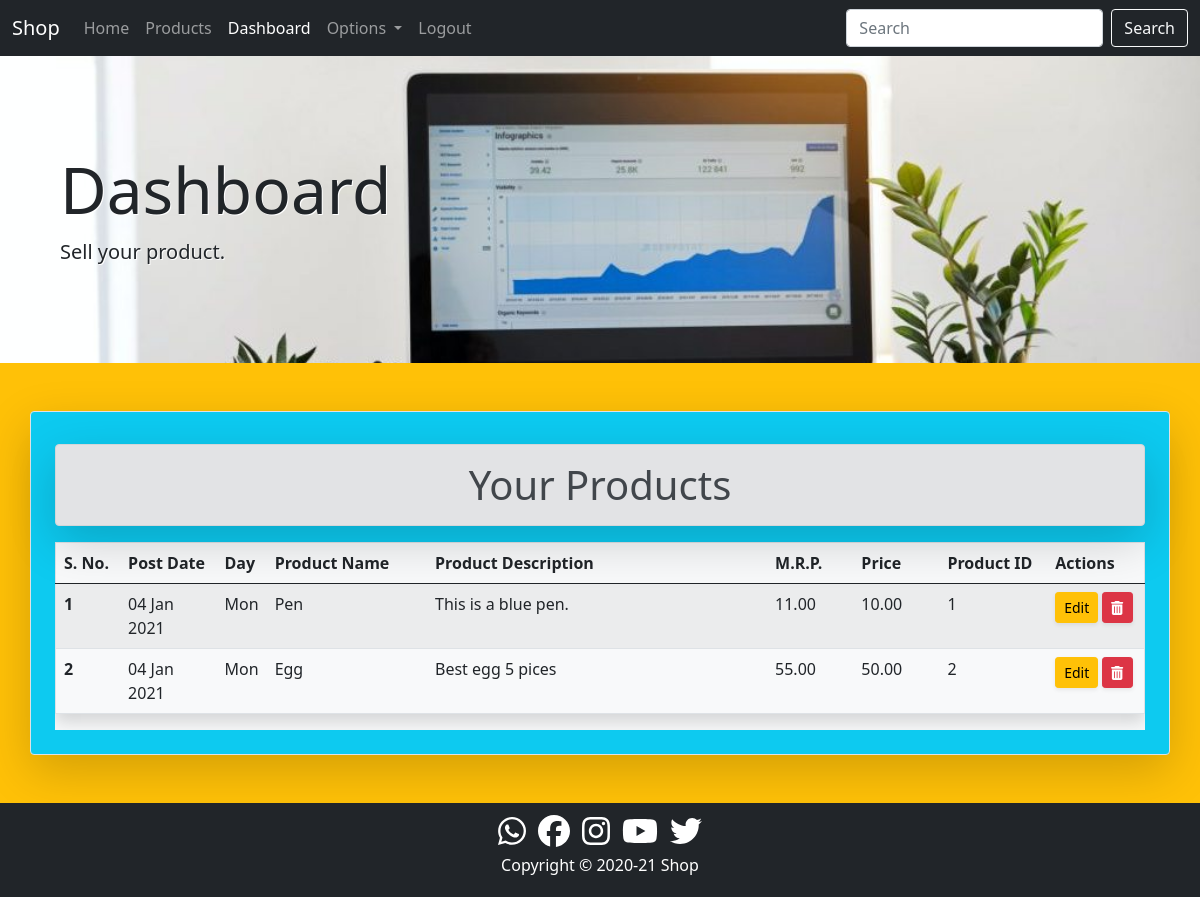
The app's page /dashboard/ (signed in), older data.
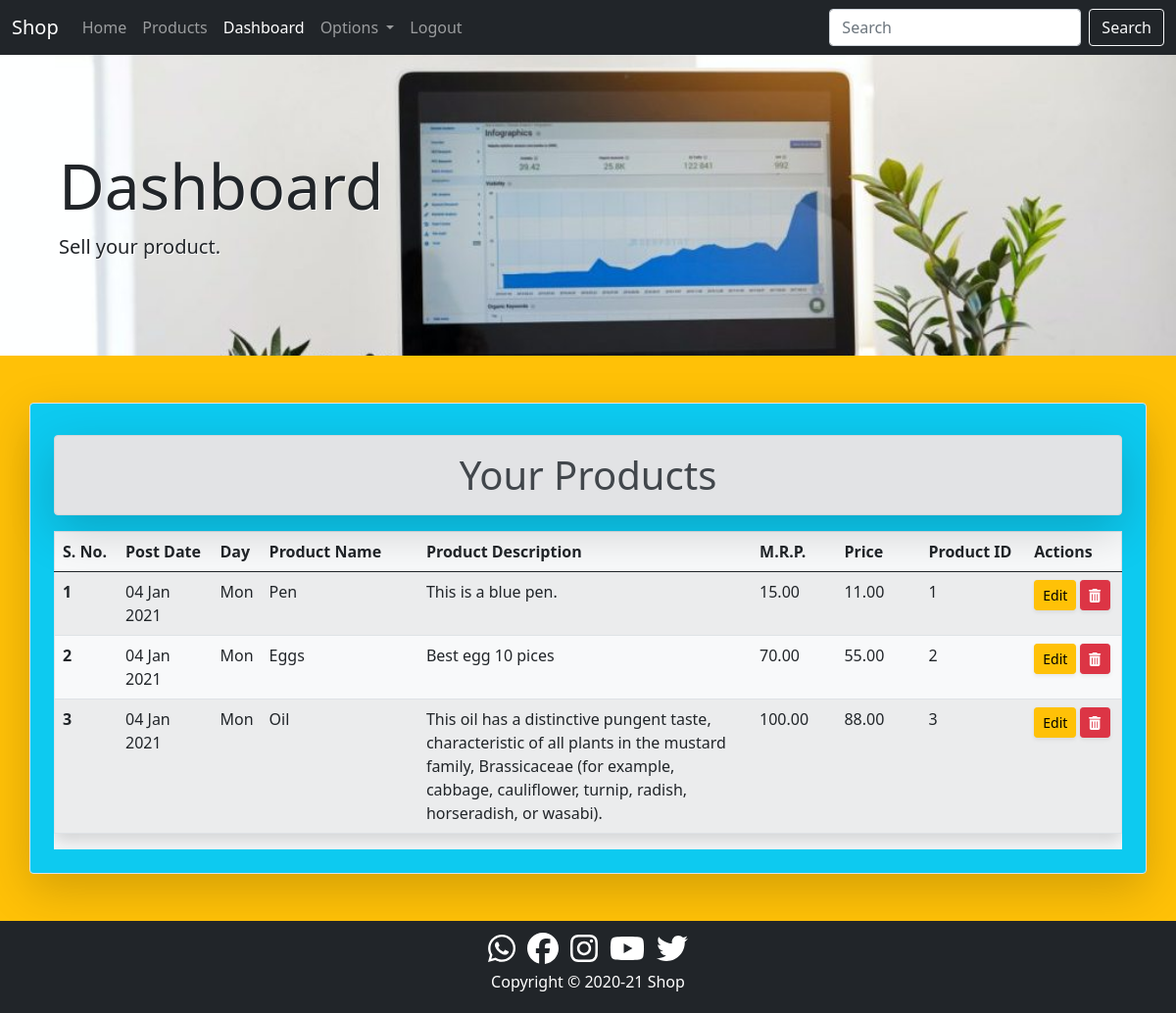
The same page, newer data.
### product/models.py (models this page shows, shortened)
class Product(models.Model):
    seller=models.ForeignKey(User,on_delete=models.CASCADE)
    title=models.CharField(max_length=50)
    date=models.DateField()
    description=models.TextField(max_length=500)
    mrp=models.DecimalField(decimal_places=2,max_digits=7)
    selling_price=models.DecimalField(decimal_places=2,max_digits=10)
    location=models.CharField(max_length=50)

### core/views.py (the view)
# urls.py: path('dashboard/', views.DashboardView.as_view(),name='dashboard'),
@method_decorator(user_passes_test(lambda u: Group.objects.get(name='seller') in u.groups.all()),name='dispatch')
class DashboardView(ListView):
    model=Product
    template_name='core/dashboard.html'
    context_object_name='products'
    def get_queryset(self):
        return Product.objects.filter(seller=self.request.user)
    def get_context_data(self, **kwargs):
        context=super().get_context_data(**kwargs)
        context['dashboard_active']='active'
        context['dashboard_disabled']='disabled'
        return context

### core/templates/core/dashboard.html (shortened to what this page needs)
{% extends 'core/base.html' %}
{% block content %}
<div class="container-fluid p-5 dashboard shadow-lg">
    <div class="container my-5">
        <div>
            <h1 class="display-3">Dashboard</h1>
        </div>
        <div class="lead">
            <p>Sell your product.</p>
        </div>
    </div>
</div>
<div class="container-fluid bg-warning py-5">
    <div class="container p-4 shadow-lg border rounded bg-info">
        <h1 class="alert alert-secondary text-center mt-2 shadow-lg">Your Products</h1>
        {% if products %}
        <div class="table-responsive content-center-justify bg-light">
            <table class="table table-hover table-striped border shadow">
                <thead>
                    <tr>
                        <th style="width: 6%;" scope="col">S. No.</th>
                        <th style="width: 9%;" scope="col">Post Date</th>
                        <th style="width: 3%;" scope="col">Day</th>
                        <th style="width: 15%;" scope="col">Product Name</th>
                        <th style="width: 32%;" scope="col">Product Description</th>
                        <th style="width: 8%;" scope="col">M.R.P.</th>
                        <th style="width: 8%;" scope="col">Price</th>
                        <th style="width: 10%;" scope="col">Product ID</th>
                        <th style="width: 9%;" scope="col">Actions</th>
                    </tr>
                </thead>
                <tbody>
                    {% for product in products %}
                    <tr>
                        <th scope="row">{{forloop.counter }}</th>
                        <td>{{product.date|date:"d M Y"}}</td>
                        <td>{{product.date|date:"D"}}</td>
                        <td>{{product.title|capfirst}}</td>
                        <td>{{product.description|capfirst}}</td>
                        <td>{{product.mrp}}</td>
                        <td>{{product.selling_price}}</td>
                        <td>{{product.id}}</td>
                        <td>
                            <a class="btn btn-sm btn-warning shadow-sm" href="{% url 'edit' product.id %}">Edit</a>
                            <a class="btn btn-sm btn-danger shadow-sm" href="{% url 'delete' product.id %}"><i class="fas fa-trash-alt"></i></a>
                        </td>
                    </tr>
                    {% endfor %}
                </tbody>
            </table>
        </div>
        {% else %}
        <div class="h3 text-center alert alert-warning shadow">products not found</div>
        {% endif %}
    </div>
</div>
{% endblock content %}

Row changes from the older to the newer data that the page shows:
changed Product "Pen": mrp "11.00" → "15.00"; selling_price "10.00" → "11.00"
changed Product id 2: title "Egg" → "Eggs"; description "Best egg 5 pices" → "Best egg 10 pices"; mrp "55.00" → "70.00"; selling_price "50.00" → "55.00"
added Product: date "04 Jan 2021", date "Mon", title "Oil", description "This oil has a distinctive pungent taste, characteristic of all plants in the mustard family, Brassicaceae (for example, cabbage, cauliflower, turnip, radish, horseradish, or wasabi).", mrp "100.00", selling_price "88.00", id "3"
